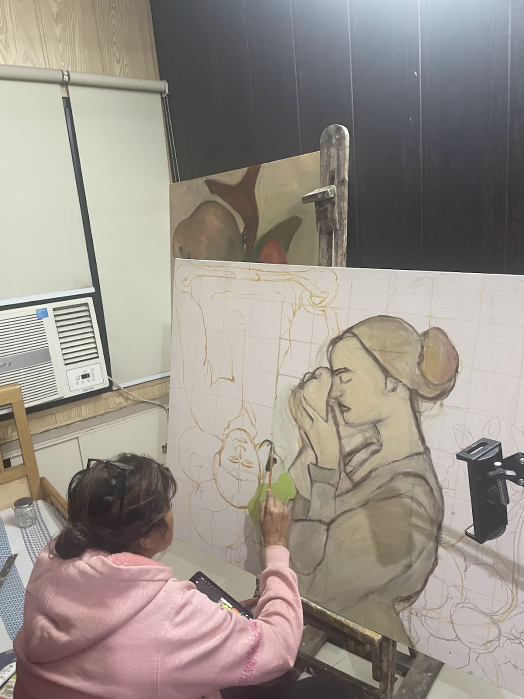
#> input picture assets/figure/at-the-easel.jpg, 1048 x 1398 px (shown at 1/2 size)
$ python make.py
#> lines starting #> are read from the running program, lines starting #| are printed output that depends on the picture; after the words box and inside, x2 and y2 are one past the last pixel; in counts of white or black regions, pixels touching at a corner belong together
"""
Her at her easel, from her own photograph (assets/figure/at-the-easel.jpg, October 2026): the
canvas she is working on, and her, for the corner of the courtyard where she paints.

    swiftc -O -o /tmp/lift scripts/figure/lift.swift
    /tmp/lift assets/figure/at-the-easel.jpg assets/figure/at-the-easel-lift.png   # Apple's subject lifting
    python3 scripts/figure/make.py

Out:
  public/art/room/in-progress.jpg   the canvas, squared up: her pencil grid shows the squares are
                                    near enough square to straighten it along its top and left edges;
                                    where she, her brush and a phone clamp hide it, bare primed canvas;
                                    her upside-down underdrawing on its left taken off (unsketch)
  assets/figure/dolly.png           her, lifted out, with the brush redrawn along the line she holds it
                                    (a reference: she is modelled in 3D by model.py, not shown from it)
  assets/figure/dolly.json          where things are in it: the brush tip, the cut at the bottom,
                                    and the canvas point the brush touches
Both are white-balanced from the bare canvas, so she and her painting are in the same light.
"""
import json
import os

import cv2
import numpy as np

ROOT = os.path.abspath(os.path.join(os.path.dirname(__file__), "..", ".."))
FIG = os.path.join(ROOT, "assets", "figure")
src = cv2.imread(os.path.join(FIG, "at-the-easel.jpg"))
#> src is the input picture: shape (1398, 1048, 3); mean B, G, R 137.4, 145.2, 152.9
lift = cv2.imread(os.path.join(FIG, "at-the-easel-lift.png"), cv2.IMREAD_UNCHANGED)
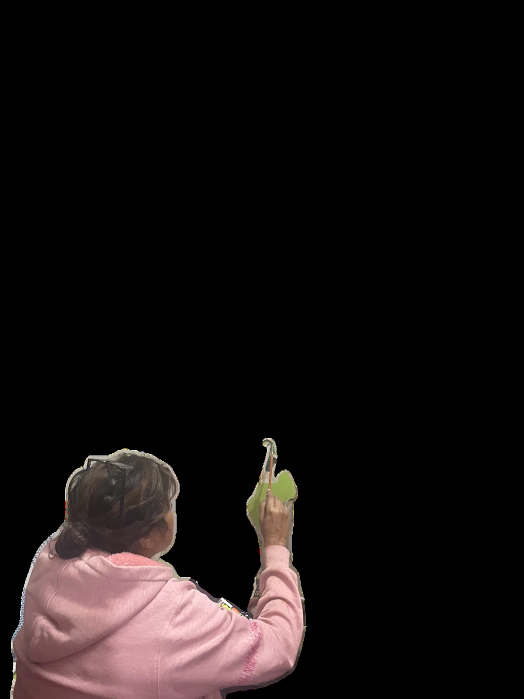
#> input picture assets/figure/at-the-easel-lift.png, 1048 x 1398 px (shown at 1/2 size)
#> lift is the input picture: shape (1398, 1048, 4); mean B, G, R, A 17, 17.1, 22.3, 33.7
hsv = cv2.cvtColor(src, cv2.COLOR_BGR2HSV)
#> hsv: shape (1398, 1048, 3); mean H, S, V 52.3, 33.4, 155.1
H, W = src.shape[:2]
#> H = 1398; W = 1048

# ---------------------------------------------------------------- the canvas
TL, TR, BL = (348, 516), (1040, 547.6), (338.3, 1180)            # its top-left corner, along its top and left edges
cw = np.hypot(TR[0] - TL[0], TR[1] - TL[1]); ch = np.hypot(BL[0] - TL[0], BL[1] - TL[1])
S = 1.5
A = cv2.getAffineTransform(np.float32([TL, TR, BL]), np.float32([[0, 0], [cw * S, 0], [0, ch * S]]))
RW, RH = int(cw * S), int(ch * S)
rect = cv2.warpAffine(src, A, (RW, RH), flags=cv2.INTER_CUBIC, borderMode=cv2.BORDER_REPLICATE)
a = lift[:, :, 3].astype(np.float32) / 255
green = ((hsv[:, :, 0] > 28) & (hsv[:, :, 0] < 55) & (hsv[:, :, 1] > 60)).astype(np.float32)
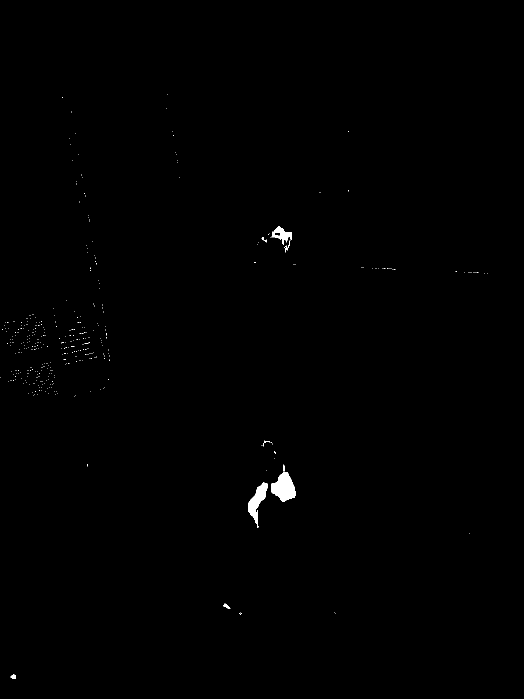
#> green: shape (1398, 1048) float32 (shown at 1/2 size); values 0 (black) and 1 (white), 0.33% white; 374 white regions (366 under 20 px), largest, box (x1, y1, x2, y2) and area: (543, 944, 591, 1004) 1876, (496, 965, 536, 1055) 1406, (543, 452, 584, 503) 757
occ = cv2.dilate((np.clip(a - green, 0, 1) > 0.35).astype(np.uint8), np.ones((9, 9), np.uint8))
#> occ: shape (1398, 1048); values 0 (black) and 1 (white), 14% white; 1 white region, box (x1, y1, x2, y2) and area: (20, 877, 612, 1398) 204646
mrect = cv2.warpAffine(occ * 255, A, (RW, RH), flags=cv2.INTER_NEAREST)
#> mrect: shape (996, 1039); 5.2% white; 3 white regions, box (x1, y1, x2, y2) and area: (228, 528, 405, 996) 44802, (0, 627, 27, 879) 4386, (0, 916, 118, 996) 4375
y0, x0, y1 = 10, 8, 860                                           # a sliver of wall above and left; her sleeve below
rect, mrect = rect[y0:y1, x0:], mrect[y0:y1, x0:]
#> rect: shape (850, 1031, 3)
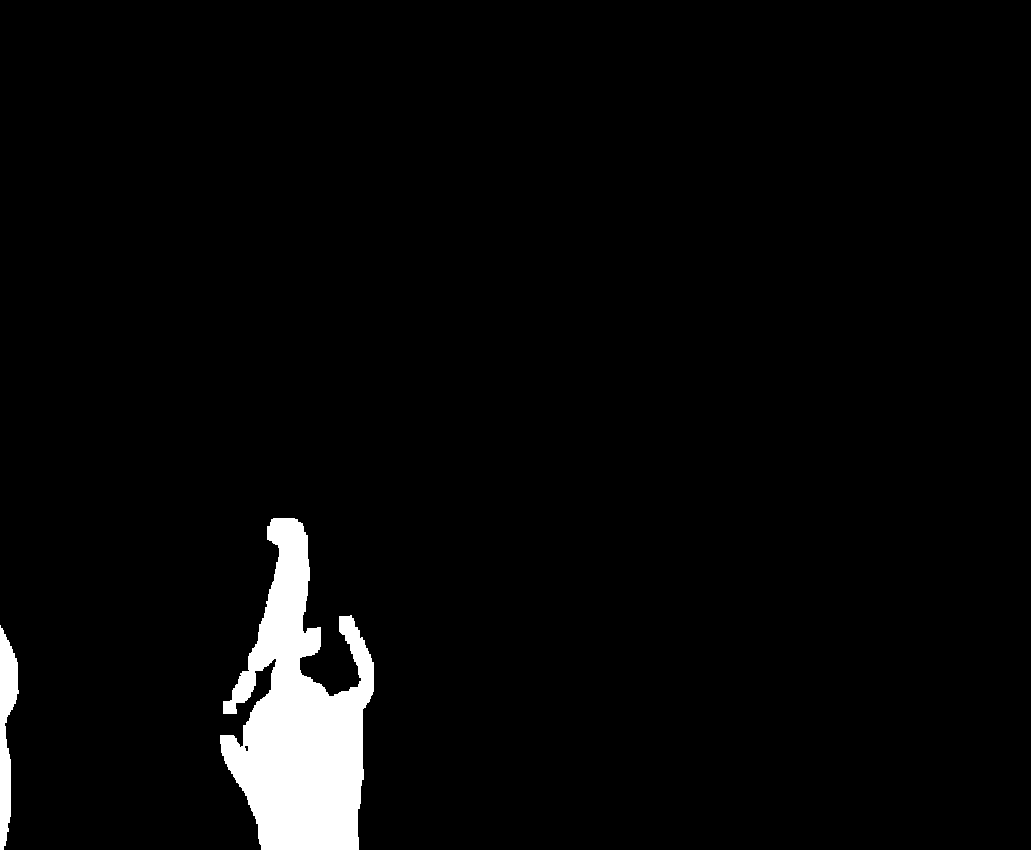
#> mrect: shape (850, 1031); 3.5% white; 2 white regions, box (x1, y1, x2, y2) and area: (220, 518, 374, 850) 27993, (0, 625, 19, 850) 2433
blank = rect[40:110, 760:960].reshape(-1, 3).astype(np.float64)
gain = np.array([214, 229, 236], np.float64) / np.median(blank, 0)      # bare canvas to a warm primed white
#> gain = [1.06, 1.11, 1.12]
bal = np.clip(rect.astype(np.float64) * gain, 0, 255)
CH, CW = mrect.shape
#> CH = 850; CW = 1031
gray = cv2.cvtColor(bal.astype(np.uint8), cv2.COLOR_BGR2GRAY)
clamp = np.zeros_like(mrect)
band = (slice(430, 830), slice(820, CW))                          # the phone clamp at the right edge
clamp[band] = (gray[band] < 150).astype(np.uint8) * 255
#> clamp: shape (850, 1031); 3.9% white; 38 white regions (32 under 20 px), largest, box (x1, y1, x2, y2) and area: (847, 486, 1031, 806) 33755, (820, 809, 856, 825) 114, (857, 781, 877, 799) 103, (913, 806, 918, 820) 40, (955, 524, 966, 531) 34, (856, 825, 867, 830) 26
clamp = cv2.dilate(cv2.morphologyEx(clamp, cv2.MORPH_CLOSE, np.ones((25, 25), np.uint8)), np.ones((17, 17), np.uint8))
#> clamp: shape (850, 1031); 5.8% white; 4 white regions, box (x1, y1, x2, y2) and area: (812, 478, 1031, 838) 50010, (828, 705, 846, 726) 374, (815, 634, 832, 651) 289, (1018, 772, 1031, 789) 221
hard = np.maximum(mrect, clamp) > 0
m = cv2.GaussianBlur(cv2.dilate(hard.astype(np.float32), np.ones((5, 5), np.uint8)), (0, 0), 3)
keep = (~hard & (gray >= 165)).astype(np.float64)
#> keep: shape (850, 1031) float64; values 0 (black) and 1 (white), 73.4% white; 824 black regions (746 under 20 px), largest, box (x1, y1, x2, y2) and area: (130, 132, 1031, 850) 220843, (0, 625, 60, 850) 2578, (370, 392, 419, 471) 575
local = cv2.GaussianBlur(bal * keep[..., None], (0, 0), 45) / np.maximum(cv2.GaussianBlur(keep, (0, 0), 45), 1e-3)[..., None]
patch = bal[40:110, 760:960]
grain = cv2.resize(patch - patch.reshape(-1, 3).mean(0), (CW, CH), interpolation=cv2.INTER_LINEAR) * 0.55
canvas = np.clip(bal * (1 - m[..., None]) + (local + grain) * m[..., None], 0, 255).astype(np.uint8)


def unsketch(img, dense_too):
    """her ochre underdrawing of an upside-down figure, on the canvas's left (a figure turned over so
    she draws its shapes, not what it is), taken off down to the bare ground: a stroke is warmer, more
    saturated and darker than the ground around it; her grey pencil grid is not, and stays"""
#> called with dense_too = True
    hsv_ = cv2.cvtColor(img, cv2.COLOR_BGR2HSV)
#> hsv_: shape (850, 1031, 3); mean H, S, V 19.6, 43.9, 208.4
    S_, V_, H_ = hsv_[:, :, 1].astype(np.int16), hsv_[:, :, 2].astype(np.int16), hsv_[:, :, 0]
    bgV = cv2.medianBlur(hsv_[:, :, 2], 41).astype(np.int16)
    bgS = cv2.medianBlur(hsv_[:, :, 1], 41).astype(np.int16)
    warm = (H_ >= 5) & (H_ <= 34)
#> warm: shape (850, 1031) bool; 100% white; 12 black regions (9 under 20 px), largest, box (x1, y1, x2, y2) and area: (326, 624, 340, 641) 155, (344, 661, 348, 682) 35, (331, 642, 340, 650) 22
    yy, xx = np.mgrid[0:img.shape[0], 0:img.shape[1]]
    # (the left of the canvas, clear of the woman she has painted, her hands and her hair)
    region = (xx < 343) | ((xx < 448) & (yy < 292)) | ((xx < 500) & (yy < 185))
    if dense_too:
        line = warm & ((((S_ - bgS) > 14) & ((bgV - V_) > 8)) | ((S_ - bgS) > 26))
#> line: shape (850, 1031) bool; 2.7% white; 614 white regions (474 under 20 px), largest, box (x1, y1, x2, y2) and area: (184, 6, 455, 120) 2673, (119, 489, 266, 621) 2312, (119, 624, 270, 737) 1819
        face = ((xx - 190) / 105.0) ** 2 + ((yy - 610) / 140.0) ** 2 < 1      # its face: oval, eyes, nose, mouth
        hands = (xx > 300) & (xx < 505) & (yy < 150)                           # its hands, along the top
        line |= (face | hands) & warm & (((S_ - bgS) > 6) | ((bgV - V_) > 6))
#> line: shape (850, 1031) bool; 4.3% white; 829 white regions (698 under 20 px), largest, box (x1, y1, x2, y2) and area: (86, 332, 272, 750) 13623, (184, 0, 505, 247) 10662, (301, 234, 318, 402) 652
    else:
        line = warm & ((S_ - bgS) > 8) & ((bgV - V_) > 4)                      # what is left of it, fainter
    mask_ = cv2.dilate((line & region).astype(np.uint8), np.ones((5, 5), np.uint8))
#> mask_: shape (850, 1031); values 0 (black) and 1 (white), 7.5% white; 76 white regions (1 under 20 px), largest, box (x1, y1, x2, y2) and area: (84, 317, 274, 752) 27440, (182, 0, 502, 273) 24069, (106, 285, 182, 371) 1707
    return cv2.inpaint(img, mask_, 5, cv2.INPAINT_TELEA)
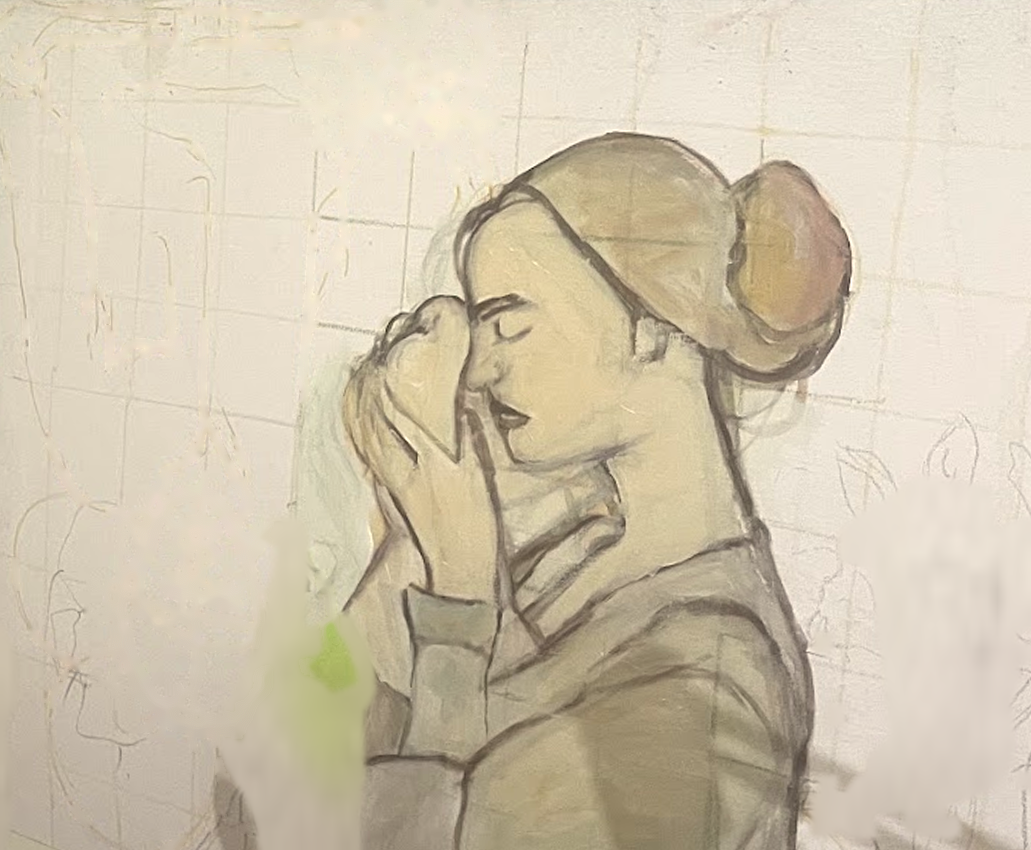
#> returned value: shape (850, 1031, 3); mean of channels 0, 1, 2 175.6, 197.8, 209.2; drawn as B, G, R


canvas = unsketch(unsketch(canvas, True), False)
#> call 2 of unsketch, with dense_too = False
#> in unsketch (call 2), `hsv_ = cv2.cvtColor(img, cv2.COLOR_BGR2HSV)`: hsv_: shape (850, 1031, 3); mean H, S, V 19.5, 42.9, 209.2
#> in unsketch (call 2), `bgS = cv2.medianBlur(hsv_[:, :, 1], 41).astype(np.int16)`:
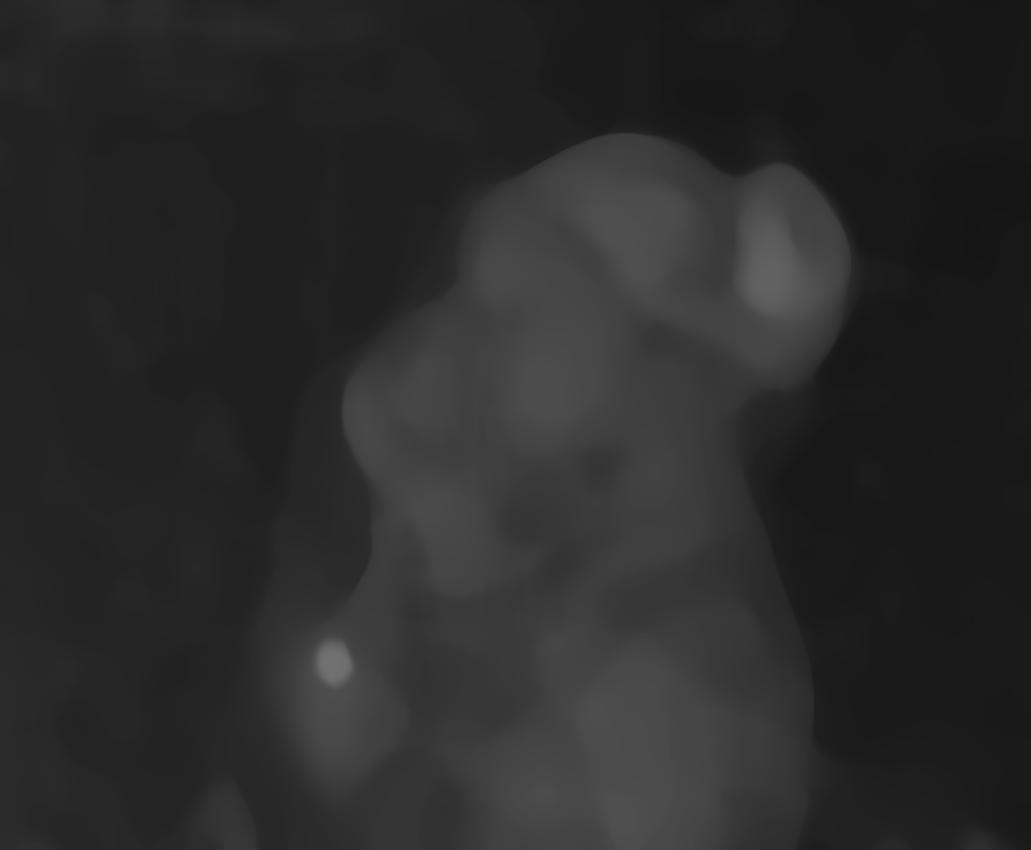
#> bgS: shape (850, 1031) int16; min 21, max 113, mean 42.5
#> in unsketch (call 2), `warm = (H_ >= 5) & (H_ <= 34)`: warm: shape (850, 1031) bool; 100% white; 11 black regions (9 under 20 px), largest, box (x1, y1, x2, y2) and area: (326, 624, 340, 650) 190, (344, 661, 348, 682) 35
#> in unsketch (call 2), `line = warm & ((S_ - bgS) > 8) & ((bgV - V_) > 4)`: line: shape (850, 1031) bool; 2.4% white; 1011 white regions (840 under 20 px), largest, box (x1, y1, x2, y2) and area: (510, 514, 605, 642) 1456, (437, 716, 546, 850) 1319, (387, 487, 452, 600) 653
#> in unsketch (call 2), `mask_ = cv2.dilate((line & region).astype(np.uint8), np.ones((5, 5), n..`: mask_: shape (850, 1031); values 0 (black) and 1 (white), 1.3% white; 147 white regions (1 under 20 px), largest, box (x1, y1, x2, y2) and area: (301, 655, 345, 695) 807, (212, 773, 236, 800) 339, (11, 518, 25, 560) 294
cv2.imwrite(os.path.join(ROOT, "public", "art", "room", "in-progress.jpg"), canvas, [cv2.IMWRITE_JPEG_QUALITY, 88])

# ---------------------------------------------------------------- her
a = np.clip(a - cv2.dilate(green, np.ones((3, 3), np.uint8)), 0, 1)
n, lab, stats, _ = cv2.connectedComponentsWithStats((a > 0.5).astype(np.uint8))
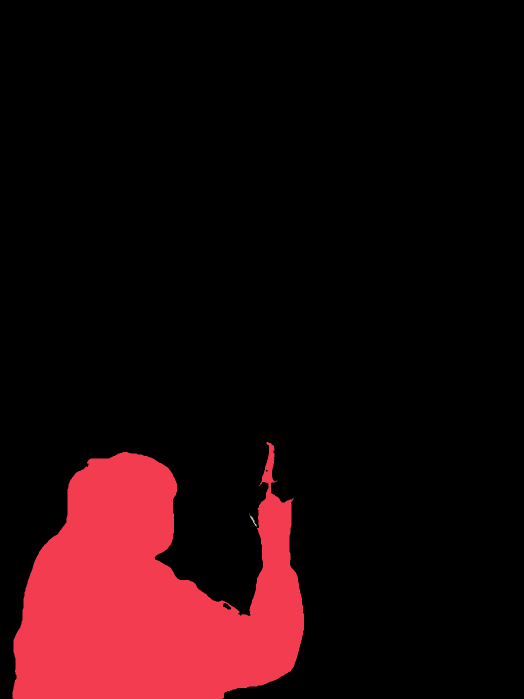
#> lab: shape (1398, 1048) int32 (shown at 1/2 size); 4 distinct labels, from 0 to 3; one colour per label, 0 black
#> n = 4; stats = [[0, 0, 1048, 1398, 1274632], [25, 884, 583, 514, 190404], [498, 1027, 1, 2, 2], [499, 1030, 14, 24, 66]]
a *= cv2.dilate((lab == np.argmax(stats[1:, cv2.CC_STAT_AREA]) + 1).astype(np.float32), np.ones((5, 5), np.uint8))
#> a: shape (1398, 1048) float32; min 0, max 1, mean 0.13
rgb = np.clip(src.astype(np.float64) * gain, 0, 255)
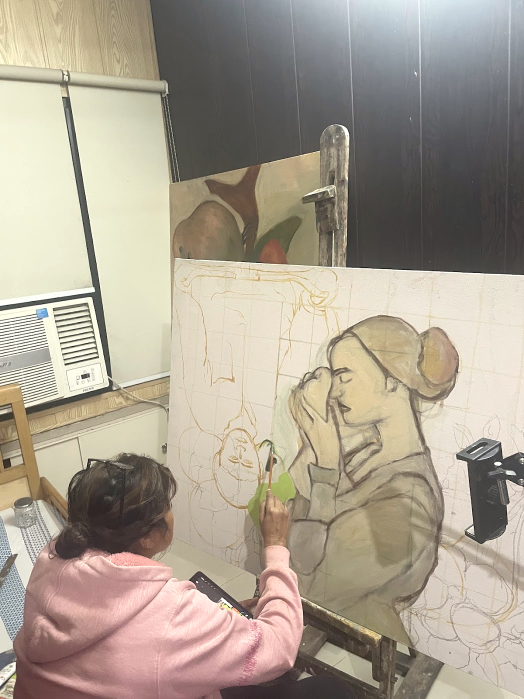
#> rgb: shape (1398, 1048, 3) float64 (shown at 1/2 size); mean B, G, R 145.6, 160.5, 170.7
rgb = (rgb - 128) * 0.92 + 128                                    # a little softer, and warmer: afternoon, not a tube light
rgb[:, :, 2] *= 1.03
rgb[:, :, 0] *= 0.96
rgb = np.clip(rgb, 0, 255)
hand_top = 961
base, tip = np.array([543.0, 990.0]), np.array([534.0, 884.0])  # the brush, from her fingers to its tip
a[:hand_top + 4, 470:640] = 0                                      # the photograph's brush, blurred into the canvas
Z = 4
layer = np.zeros((H * Z, W * Z, 4), np.uint8)
for t0, t1, w, bgr in ((0.0, 0.80, 4.4, (58, 112, 168)), (0.80, 0.91, 4.8, (168, 170, 174)), (0.91, 1.0, 3.8, (40, 52, 66))):
    p0, p1 = base + (tip - base) * t0, base + (tip - base) * t1
    cv2.line(layer, tuple(int(v * Z) for v in p0), tuple(int(v * Z) for v in p1), (*bgr, 255), int(w * Z), cv2.LINE_AA)
small = cv2.resize(layer, (W, H), interpolation=cv2.INTER_AREA).astype(np.float64)
la = small[:, :, 3:4] / 255
rgb = rgb * (1 - la) + small[:, :, :3] * la
a = np.maximum(a, la[:, :, 0])
ys, xs = np.where(a > 0.02)
fx0, fx1, fy0, fy1 = int(xs.min()), int(xs.max()) + 1, int(ys.min()), int(ys.max()) + 1
#> fx0 = 23; fx1 = 610; fy0 = 882; fy1 = 1398
fig = np.dstack([rgb.astype(np.uint8), (a * 255).astype(np.uint8)])[fy0:fy1, fx0:fx1]
cv2.imwrite(os.path.join(FIG, "dolly.png"), fig)

# where the brush tip touches her canvas, in the canvas texture's own coordinates (0..1, from top left)
p = A @ np.array([tip[0], tip[1], 1.0])
u, v = (p[0] - x0) / CW, (p[1] - y0) / CH
#> u = 0.271; v = 0.622
json.dump({
    "figure": {"w": fig.shape[1], "h": fig.shape[0],
               "tip": [float(tip[0] - fx0), float(tip[1] - fy0)],            # px from its top left
               "crown": 105, "spine": 230},                                   # her head's top row, her spine's column
    "canvas": {"w": CW, "h": CH, "aspect": CW / CH, "touch": [float(u), float(v)]},
}, open(os.path.join(FIG, "dolly.json"), "w"), indent=1)
print("canvas", CW, "x", CH, "| figure", fig.shape[1], "x", fig.shape[0], "| brush touches canvas at", round(u, 3), round(v, 3))
#| canvas 1031 x 850 | figure 587 x 516 | brush touches canvas at 0.271 0.622
